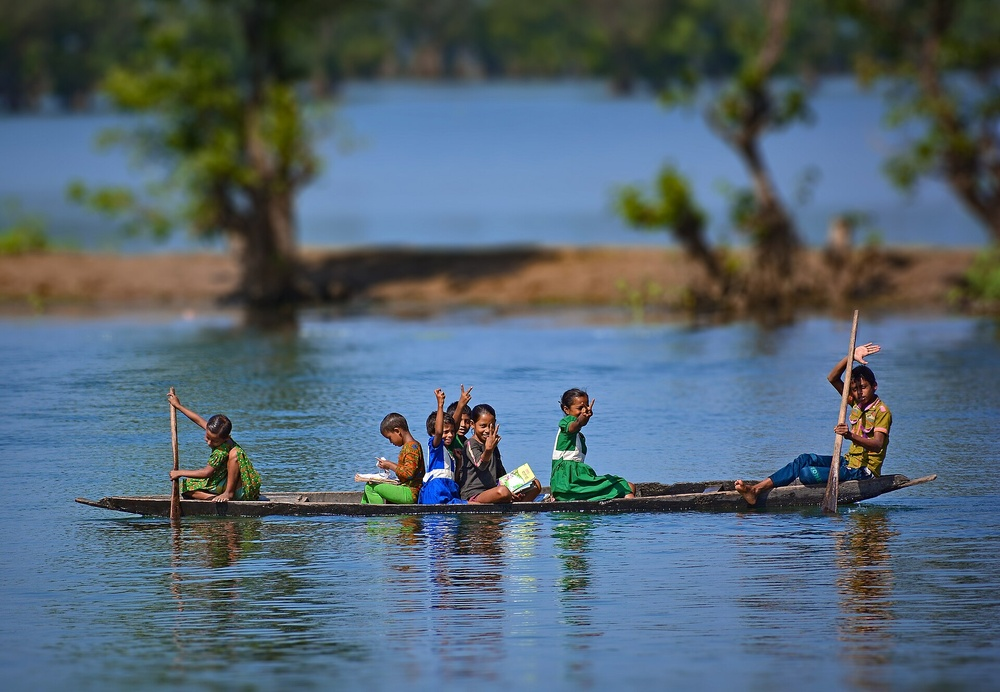
#> input picture lab2/boat.jpg, 1000 x 692 px, shrunk from 1920 x 1328 before the run
$ python test.py
#> lines starting #> are read from the running program, lines starting #| are printed output that depends on the picture
import numpy as np
import cv2
import matplotlib.pyplot as plt

pi = np.pi

def get_gaussian_kernel(sigma, size):
    center = size//2

    kernel = np.zeros((size,size), dtype=np.float32)

    for i in range(size):
        for j in range(size):
            x = j - center
            y = i - center
            kernel[i,j] = 1/(2*pi*sigma**2)*np.exp(-(x**2+y**2)/(2*sigma**2))
    kernel = kernel/kernel.sum()
    return kernel

def get_gx(sigma, size):
    center = size//2

    kernel = np.zeros((size,size), dtype=np.float32)

    for i in range(size):
        for j in range(size):
            x = j - center
            y = i - center
            kernel[i,j] = (-x)/(2*pi*sigma**4)*np.exp(-(x**2+y**2)/(2*sigma**2))
    return kernel

def get_gy(sigma, size):
    center = size//2

    kernel = np.zeros((size,size), dtype=np.float32)

    for i in range(size):
        for j in range(size):
            x = j - center
            y = i - center
            kernel[i,j] = (-y)/(2*pi*sigma**4)*np.exp(-(x**2+y**2)/(2*sigma**2))
    return kernel

def get_gxy(sigma, size):
    gx = get_gx(sigma, size)
    gy = get_gy(sigma, size)
    g = np.sqrt(gx**2+gy**2)
    return g

def convolve(image, kernel_size):
    pad = kernel_size//2
    height, width = image.shape
    padded_image = np.zeros((height+2*pad, width+2*pad), dtype = np.float32)
    padded_image[pad:height+pad, pad:width+pad] = image

    filtered_image = np.zeros_like(image, dtype=np.float32)
    kernel = get_gaussian_kernel(2, kernel_size)
    for i in range(height):
        for j in range(width):
            total = 0
            for k in range(kernel_size):
                for l in range(kernel_size):
                    total+=padded_image[i+k, j+l]*kernel[kernel_size-1-k,kernel_size-1-l]
            filtered_image[i,j] = total
    filtered_image = abs(filtered_image)
    filtered_image = np.clip(filtered_image, 0,255)
    filtered_image = filtered_image.astype(np.uint8)
    return filtered_image


image = cv2.imread("lab2/boat.jpg", cv2.IMREAD_GRAYSCALE)
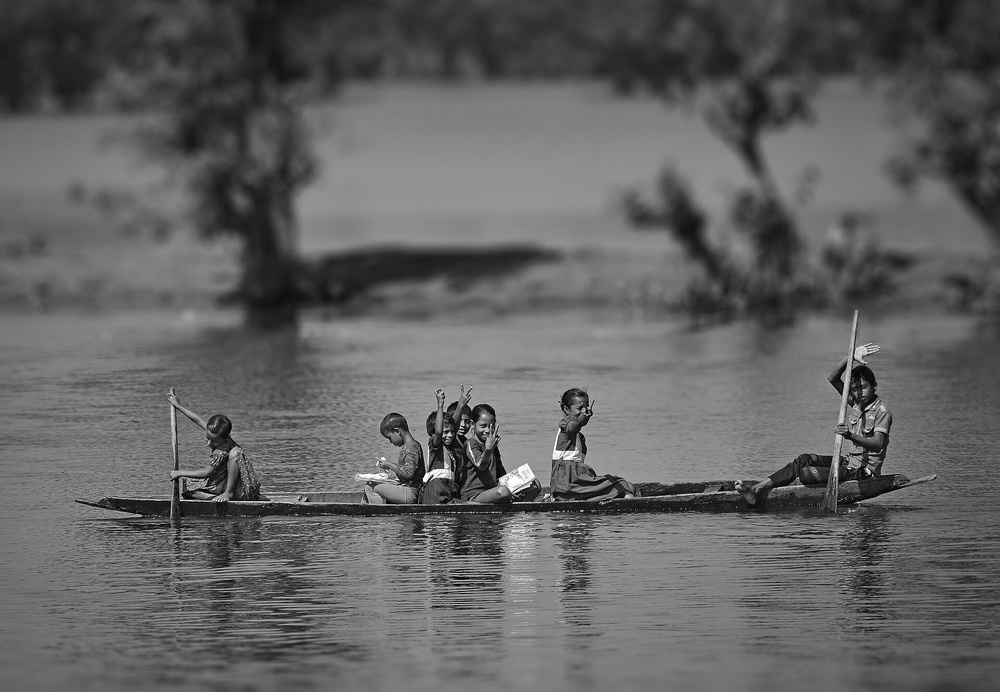
#> image: shape (692, 1000); min 0, max 255, mean 97.8
filtered_image = convolve(image,3)

figure, axes = plt.subplots(1,2,figsize=(10,5))
axes[0].imshow(image, cmap="gray")
axes[0].set_title("original image")
axes[0].axis("off")

axes[1].imshow(filtered_image, cmap="gray")
axes[1].set_title("filtered_image")
axes[1].axis("off")

plt.show()
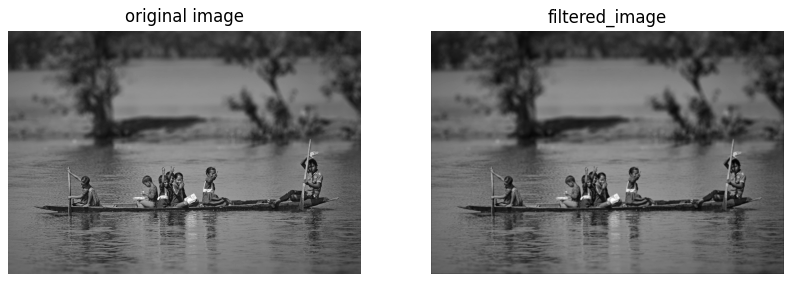
#> figure drawn by matplotlib, 2 panels
